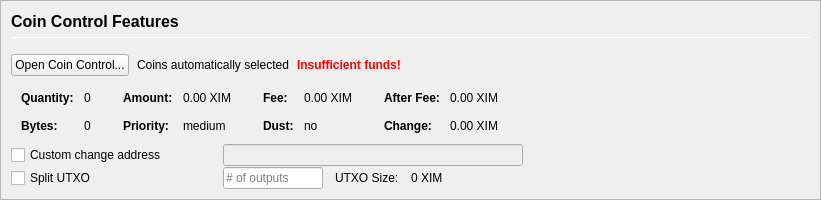
         <widget class="QFrame" name="frameCoinControl">
          <property name="sizePolicy">
           <sizepolicy hsizetype="Expanding" vsizetype="Expanding">
            <horstretch>0</horstretch>
            <verstretch>0</verstretch>
           </sizepolicy>
          </property>
          <property name="maximumSize">
           <size>
            <width>16777215</width>
            <height>16777215</height>
           </size>
          </property>
          <property name="frameShape">
           <enum>QFrame::StyledPanel</enum>
          </property>
          <property name="frameShadow">
           <enum>QFrame::Sunken</enum>
          </property>
          <layout class="QVBoxLayout" name="verticalLayoutCoinControl2">
           <property name="spacing">
            <number>0</number>
           </property>
           <property name="leftMargin">
            <number>0</number>
           </property>
           <property name="topMargin">
            <number>0</number>
           </property>
           <property name="rightMargin">
            <number>0</number>
           </property>
           <property name="bottomMargin">
            <number>0</number>
           </property>
           <item>
            <widget class="QFrame" name="frameCoinControl_BG">
             <layout class="QVBoxLayout" name="verticalLayoutCoinControl" stretch="0,0,0,0,0,0">
              <property name="spacing">
               <number>1</number>
              </property>
              <property name="leftMargin">
               <number>10</number>
              </property>
              <property name="topMargin">
               <number>10</number>
              </property>
              <item>
               <layout class="QHBoxLayout" name="horizontalLayoutCoinControl1">
                <property name="bottomMargin">
                 <number>15</number>
                </property>
                <item>
                 <layout class="QVBoxLayout" name="verticalLayout_3">
                  <property name="spacing">
                   <number>6</number>
                  </property>
                  <item>
                   <widget class="QLabel" name="labelCoinControlFeatures">
                    <property name="sizePolicy">
                     <sizepolicy hsizetype="Preferred" vsizetype="Maximum">
                      <horstretch>0</horstretch>
                      <verstretch>0</verstretch>
                     </sizepolicy>
                    </property>
                    <property name="minimumSize">
                     <size>
                      <width>0</width>
                      <height>20</height>
                     </size>
                    </property>
                    <property name="font">
                     <font>
                      <pointsize>12</pointsize>
                      <weight>75</weight>
                      <bold>true</bold>
                     </font>
                    </property>
                    <property name="styleSheet">
                     <string notr="true">font-weight:bold;</string>
                    </property>
                    <property name="text">
                     <string>Coin Control Features</string>
                    </property>
                   </widget>
                  </item>
                  <item>
                   <widget class="Line" name="line">
                    <property name="minimumSize">
                     <size>
                      <width>0</width>
                      <height>1</height>
                     </size>
                    </property>
                    <property name="maximumSize">
                     <size>
                      <width>16777215</width>
                      <height>1</height>
                     </size>
                    </property>
                    <property name="orientation">
                     <enum>Qt::Horizontal</enum>
                    </property>
                   </widget>
                  </item>
                 </layout>
                </item>
               </layout>
              </item>
              <item>
               <layout class="QHBoxLayout" name="horizontalLayoutCoinControl2" stretch="0,0,0,0">
                <property name="spacing">
                 <number>8</number>
                </property>
                <property name="bottomMargin">
                 <number>10</number>
                </property>
                <item>
                 <widget class="QPushButton" name="pushButtonCoinControl">
                  <property name="styleSheet">
                   <string notr="true"/>
                  </property>
                  <property name="text">
                   <string>Open Coin Control...</string>
                  </property>
                  <property name="autoDefault">
                   <bool>false</bool>
                  </property>
                 </widget>
                </item>
                <item>
                 <widget class="QLabel" name="labelCoinControlAutomaticallySelected">
                  <property name="text">
                   <string>Coins automatically selected</string>
                  </property>
                  <property name="margin">
                   <number>5</number>
                  </property>
                 </widget>
                </item>
                <item>
                 <widget class="QLabel" name="labelCoinControlInsuffFunds">
                  <property name="font">
                   <font>
                    <weight>75</weight>
                    <bold>true</bold>
                   </font>
                  </property>
                  <property name="styleSheet">
                   <string notr="true">color:red;font-weight:bold;</string>
                  </property>
                  <property name="text">
                   <string>Insufficient funds!</string>
                  </property>
                  <property name="margin">
                   <number>5</number>
                  </property>
                 </widget>
                </item>
                <item>
                 <spacer name="horizontalSpacerCoinControl">
                  <property name="orientation">
                   <enum>Qt::Horizontal</enum>
                  </property>
                  <property name="sizeHint" stdset="0">
                   <size>
                    <width>40</width>
                    <height>1</height>
                   </size>
                  </property>
                 </spacer>
                </item>
               </layout>
              </item>
              <item>
               <widget class="QWidget" name="widgetCoinControl" native="true">
                <property name="sizePolicy">
                 <sizepolicy hsizetype="Preferred" vsizetype="Preferred">
                  <horstretch>0</horstretch>
                  <verstretch>0</verstretch>
                 </sizepolicy>
                </property>
                <property name="minimumSize">
                 <size>
                  <width>0</width>
                  <height>0</height>
                 </size>
                </property>
                <property name="styleSheet">
                 <string notr="true"/>
                </property>
                <layout class="QHBoxLayout" name="horizontalLayoutCoinControl5">
                 <property name="leftMargin">
                  <number>0</number>
                 </property>
                 <property name="topMargin">
                  <number>0</number>
                 </property>
                 <property name="rightMargin">
                  <number>0</number>
                 </property>
                 <property name="bottomMargin">
                  <number>0</number>
                 </property>
                 <item>
                  <layout class="QHBoxLayout" name="horizontalLayoutCoinControl3" stretch="0,0,0,1">
                   <property name="spacing">
                    <number>20</number>
                   </property>
                   <property name="topMargin">
                    <number>0</number>
                   </property>
                   <property name="bottomMargin">
                    <number>10</number>
                   </property>
                   <item>
                    <layout class="QFormLayout" name="formLayoutCoinControl1">
                     <property name="horizontalSpacing">
                      <number>10</number>
                     </property>
                     <property name="verticalSpacing">
                      <number>14</number>
                     </property>
                     <property name="leftMargin">
                      <number>10</number>
                     </property>
                     <property name="topMargin">
                      <number>4</number>
                     </property>
                     <property name="rightMargin">
                      <number>6</number>
                     </property>
                     <item row="0" column="0">
                      <widget class="QLabel" name="labelCoinControlQuantityText">
                       <property name="font">
                        <font>
                         <weight>75</weight>
                         <bold>true</bold>
                        </font>
                       </property>
                       <property name="text">
                        <string>Quantity:</string>
                       </property>
                       <property name="margin">
                        <number>0</number>
                       </property>
                      </widget>
                     </item>
                     <item row="0" column="1">
                      <widget class="QLabel" name="labelCoinControlQuantity">
                       <property name="cursor">
                        <cursorShape>IBeamCursor</cursorShape>
                       </property>
                       <property name="contextMenuPolicy">
                        <enum>Qt::ActionsContextMenu</enum>
                       </property>
                       <property name="text">
                        <string notr="true">0</string>
                       </property>
                       <property name="margin">
                        <number>0</number>
                       </property>
                       <property name="textInteractionFlags">
                        <set>Qt::LinksAccessibleByMouse|Qt::TextSelectableByKeyboard|Qt::TextSelectableByMouse</set>
                       </property>
                      </widget>
                     </item>
                     <item row="1" column="0">
                      <widget class="QLabel" name="labelCoinControlBytesText">
                       <property name="font">
                        <font>
                         <weight>75</weight>
                         <bold>true</bold>
                        </font>
                       </property>
                       <property name="text">
                        <string>Bytes:</string>
                       </property>
                      </widget>
                     </item>
                     <item row="1" column="1">
                      <widget class="QLabel" name="labelCoinControlBytes">
                       <property name="cursor">
                        <cursorShape>IBeamCursor</cursorShape>
                       </property>
                       <property name="contextMenuPolicy">
                        <enum>Qt::ActionsContextMenu</enum>
                       </property>
                       <property name="text">
                        <string notr="true">0</string>
                       </property>
                       <property name="textInteractionFlags">
                        <set>Qt::LinksAccessibleByMouse|Qt::TextSelectableByKeyboard|Qt::TextSelectableByMouse</set>
                       </property>
                      </widget>
                     </item>
                    </layout>
                   </item>
                   <item>
                    <layout class="QFormLayout" name="formLayoutCoinControl2">
                     <property name="horizontalSpacing">
                      <number>10</number>
                     </property>
                     <property name="verticalSpacing">
                      <number>14</number>
                     </property>
                     <property name="leftMargin">
                      <number>6</number>
                     </property>
                     <property name="topMargin">
                      <number>4</number>
                     </property>
                     <property name="rightMargin">
                      <number>6</number>
                     </property>
                     <item row="0" column="0">
                      <widget class="QLabel" name="labelCoinControlAmountText">
                       <property name="font">
                        <font>
                         <weight>75</weight>
                         <bold>true</bold>
                        </font>
                       </property>
                       <property name="text">
                        <string>Amount:</string>
                       </property>
                       <property name="margin">
                        <number>0</number>
                       </property>
                      </widget>
                     </item>
                     <item row="0" column="1">
                      <widget class="QLabel" name="labelCoinControlAmount">
                       <property name="cursor">
                        <cursorShape>IBeamCursor</cursorShape>
                       </property>
                       <property name="contextMenuPolicy">
                        <enum>Qt::ActionsContextMenu</enum>
                       </property>
                       <property name="text">
                        <string notr="true">0.00 XIM</string>
                       </property>
                       <property name="textInteractionFlags">
                        <set>Qt::LinksAccessibleByMouse|Qt::TextSelectableByKeyboard|Qt::TextSelectableByMouse</set>
                       </property>
                      </widget>
                     </item>
                     <item row="1" column="0">
                      <widget class="QLabel" name="labelCoinControlPriorityText">
                       <property name="font">
                        <font>
                         <weight>75</weight>
                         <bold>true</bold>
                        </font>
                       </property>
                       <property name="text">
                        <string>Priority:</string>
                       </property>
                      </widget>
                     </item>
                     <item row="1" column="1">
                      <widget class="QLabel" name="labelCoinControlPriority">
                       <property name="cursor">
                        <cursorShape>IBeamCursor</cursorShape>
                       </property>
                       <property name="contextMenuPolicy">
                        <enum>Qt::ActionsContextMenu</enum>
                       </property>
                       <property name="text">
                        <string>medium</string>
                       </property>
                       <property name="textInteractionFlags">
                        <set>Qt::LinksAccessibleByMouse|Qt::TextSelectableByKeyboard|Qt::TextSelectableByMouse</set>
                       </property>
                      </widget>
                     </item>
                    </layout>
                   </item>
                   <item>
                    <layout class="QFormLayout" name="formLayoutCoinControl3">
                     <property name="horizontalSpacing">
                      <number>10</number>
                     </property>
                     <property name="verticalSpacing">
                      <number>14</number>
                     </property>
                     <property name="leftMargin">
                      <number>6</number>
                     </property>
                     <property name="topMargin">
                      <number>4</number>
                     </property>
                     <property name="rightMargin">
                      <number>6</number>
                     </property>
                     <item row="0" column="0">
                      <widget class="QLabel" name="labelCoinControlFeeText">
                       <property name="font">
                        <font>
                         <weight>75</weight>
                         <bold>true</bold>
                        </font>
                       </property>
                       <property name="text">
                        <string>Fee:</string>
                       </property>
                       <property name="margin">
                        <number>0</number>
                       </property>
                      </widget>
                     </item>
                     <item row="0" column="1">
                      <widget class="QLabel" name="labelCoinControlFee">
                       <property name="cursor">
                        <cursorShape>IBeamCursor</cursorShape>
                       </property>
                       <property name="contextMenuPolicy">
                        <enum>Qt::ActionsContextMenu</enum>
                       </property>
                       <property name="text">
                        <string notr="true">0.00 XIM</string>
                       </property>
                       <property name="textInteractionFlags">
                        <set>Qt::LinksAccessibleByMouse|Qt::TextSelectableByKeyboard|Qt::TextSelectableByMouse</set>
                       </property>
                      </widget>
                     </item>
                     <item row="1" column="0">
                      <widget class="QLabel" name="labelCoinControlLowOutputText">
                       <property name="font">
                        <font>
                         <weight>75</weight>
                         <bold>true</bold>
                        </font>
                       </property>
                       <property name="text">
                        <string>Dust:</string>
                       </property>
                      </widget>
                     </item>
                     <item row="1" column="1">
                      <widget class="QLabel" name="labelCoinControlLowOutput">
                       <property name="cursor">
                        <cursorShape>IBeamCursor</cursorShape>
                       </property>
                       <property name="contextMenuPolicy">
                        <enum>Qt::ActionsContextMenu</enum>
                       </property>
                       <property name="text">
                        <string>no</string>
                       </property>
                       <property name="textInteractionFlags">
                        <set>Qt::LinksAccessibleByMouse|Qt::TextSelectableByKeyboard|Qt::TextSelectableByMouse</set>
                       </property>
                      </widget>
                     </item>
                    </layout>
                   </item>
                   <item>
                    <layout class="QFormLayout" name="formLayoutCoinControl4">
                     <property name="horizontalSpacing">
                      <number>10</number>
                     </property>
                     <property name="verticalSpacing">
                      <number>14</number>
                     </property>
                     <property name="leftMargin">
                      <number>6</number>
                     </property>
                     <property name="topMargin">
                      <number>4</number>
                     </property>
                     <property name="rightMargin">
                      <number>6</number>
                     </property>
                     <item row="0" column="0">
                      <widget class="QLabel" name="labelCoinControlAfterFeeText">
                       <property name="font">
                        <font>
                         <weight>75</weight>
                         <bold>true</bold>
                        </font>
                       </property>
                       <property name="text">
                        <string>After Fee:</string>
                       </property>
                       <property name="margin">
                        <number>0</number>
                       </property>
                      </widget>
                     </item>
                     <item row="0" column="1">
                      <widget class="QLabel" name="labelCoinControlAfterFee">
                       <property name="cursor">
                        <cursorShape>IBeamCursor</cursorShape>
                       </property>
                       <property name="contextMenuPolicy">
                        <enum>Qt::ActionsContextMenu</enum>
                       </property>
                       <property name="text">
                        <string notr="true">0.00 XIM</string>
                       </property>
                       <property name="textInteractionFlags">
                        <set>Qt::LinksAccessibleByMouse|Qt::TextSelectableByKeyboard|Qt::TextSelectableByMouse</set>
                       </property>
                      </widget>
                     </item>
                     <item row="1" column="0">
                      <widget class="QLabel" name="labelCoinControlChangeText">
                       <property name="font">
                        <font>
                         <weight>75</weight>
                         <bold>true</bold>
                        </font>
                       </property>
                       <property name="text">
                        <string>Change:</string>
                       </property>
                      </widget>
                     </item>
                     <item row="1" column="1">
                      <widget class="QLabel" name="labelCoinControlChange">
                       <property name="cursor">
                        <cursorShape>IBeamCursor</cursorShape>
                       </property>
                       <property name="contextMenuPolicy">
                        <enum>Qt::ActionsContextMenu</enum>
                       </property>
                       <property name="text">
                        <string notr="true">0.00 XIM</string>
                       </property>
                       <property name="textInteractionFlags">
                        <set>Qt::LinksAccessibleByMouse|Qt::TextSelectableByKeyboard|Qt::TextSelectableByMouse</set>
                       </property>
                      </widget>
                     </item>
                    </layout>
                   </item>
                  </layout>
                 </item>
                </layout>
               </widget>
              </item>
              <item>
               <layout class="QHBoxLayout" name="horizontalLayoutCoinControl4">
                <property name="spacing">
                 <number>12</number>
                </property>
                <property name="sizeConstraint">
                 <enum>QLayout::SetDefaultConstraint</enum>
                </property>
                <property name="topMargin">
                 <number>0</number>
                </property>
                <property name="rightMargin">
                 <number>0</number>
                </property>
                <item>
                 <widget class="QCheckBox" name="checkBoxCoinControlChange">
                  <property name="sizePolicy">
                   <sizepolicy hsizetype="Preferred" vsizetype="Preferred">
                    <horstretch>0</horstretch>
                    <verstretch>0</verstretch>
                   </sizepolicy>
                  </property>
                  <property name="minimumSize">
                   <size>
                    <width>200</width>
                    <height>0</height>
                   </size>
                  </property>
                  <property name="maximumSize">
                   <size>
                    <width>200</width>
                    <height>16777215</height>
                   </size>
                  </property>
                  <property name="toolTip">
                   <string>If this is activated, but the change address is empty or invalid, change will be sent to a newly generated address.</string>
                  </property>
                  <property name="text">
                   <string>Custom change address</string>
                  </property>
                 </widget>
                </item>
                <item>
                 <widget class="QValidatedLineEdit" name="lineEditCoinControlChange">
                  <property name="enabled">
                   <bool>false</bool>
                  </property>
                  <property name="sizePolicy">
                   <sizepolicy hsizetype="Preferred" vsizetype="Preferred">
                    <horstretch>0</horstretch>
                    <verstretch>0</verstretch>
                   </sizepolicy>
                  </property>
                  <property name="minimumSize">
                   <size>
                    <width>300</width>
                    <height>0</height>
                   </size>
                  </property>
                 </widget>
                </item>
                <item>
                 <widget class="QLabel" name="labelCoinControlChangeLabel">
                  <property name="sizePolicy">
                   <sizepolicy hsizetype="Preferred" vsizetype="Preferred">
                    <horstretch>0</horstretch>
                    <verstretch>0</verstretch>
                   </sizepolicy>
                  </property>
                  <property name="minimumSize">
                   <size>
                    <width>100</width>
                    <height>0</height>
                   </size>
                  </property>
                  <property name="text">
                   <string/>
                  </property>
                  <property name="margin">
                   <number>3</number>
                  </property>
                 </widget>
                </item>
               </layout>
              </item>
              <item>
               <layout class="QHBoxLayout" name="horizontalLayoutCoinControl6">
                <property name="spacing">
                 <number>12</number>
                </property>
                <property name="rightMargin">
                 <number>0</number>
                </property>
                <item>
                 <widget class="QCheckBox" name="splitBlockCheckBox">
                  <property name="sizePolicy">
                   <sizepolicy hsizetype="Preferred" vsizetype="Preferred">
                    <horstretch>0</horstretch>
                    <verstretch>0</verstretch>
                   </sizepolicy>
                  </property>
                  <property name="minimumSize">
                   <size>
                    <width>200</width>
                    <height>0</height>
                   </size>
                  </property>
                  <property name="maximumSize">
                   <size>
                    <width>200</width>
                    <height>16777215</height>
                   </size>
                  </property>
                  <property name="text">
                   <string>Split UTXO</string>
                  </property>
                 </widget>
                </item>
                <item>
                 <widget class="QLineEdit" name="splitBlockLineEdit">
                  <property name="sizePolicy">
                   <sizepolicy hsizetype="Preferred" vsizetype="Preferred">
                    <horstretch>50</horstretch>
                    <verstretch>0</verstretch>
                   </sizepolicy>
                  </property>
                  <property name="minimumSize">
                   <size>
                    <width>100</width>
                    <height>0</height>
                   </size>
                  </property>
                  <property name="maximumSize">
                   <size>
                    <width>100</width>
                    <height>16777215</height>
                   </size>
                  </property>
                  <property name="placeholderText">
                   <string># of outputs</string>
                  </property>
                 </widget>
                </item>
                <item>
                 <widget class="QLabel" name="labelBlockSizeText">
                  <property name="text">
                   <string>UTXO Size:</string>
                  </property>
                 </widget>
                </item>
                <item>
                 <widget class="QLabel" name="labelBlockSize">
                  <property name="text">
                   <string>0 XIM</string>
                  </property>
                 </widget>
                </item>
                <item>
                 <spacer name="horizontalSpacer_7">
                  <property name="orientation">
                   <enum>Qt::Horizontal</enum>
                  </property>
                  <property name="sizeHint" stdset="0">
                   <size>
                    <width>40</width>
                    <height>20</height>
                   </size>
                  </property>
                 </spacer>
                </item>
               </layout>
              </item>
              <item>
               <spacer name="verticalSpacerCoinControl">
                <property name="orientation">
                 <enum>Qt::Vertical</enum>
                </property>
                <property name="sizeHint" stdset="0">
                 <size>
                  <width>800</width>
                  <height>1</height>
                 </size>
                </property>
               </spacer>
              </item>
             </layout>
            </widget>
           </item>
          </layout>
         </widget>
